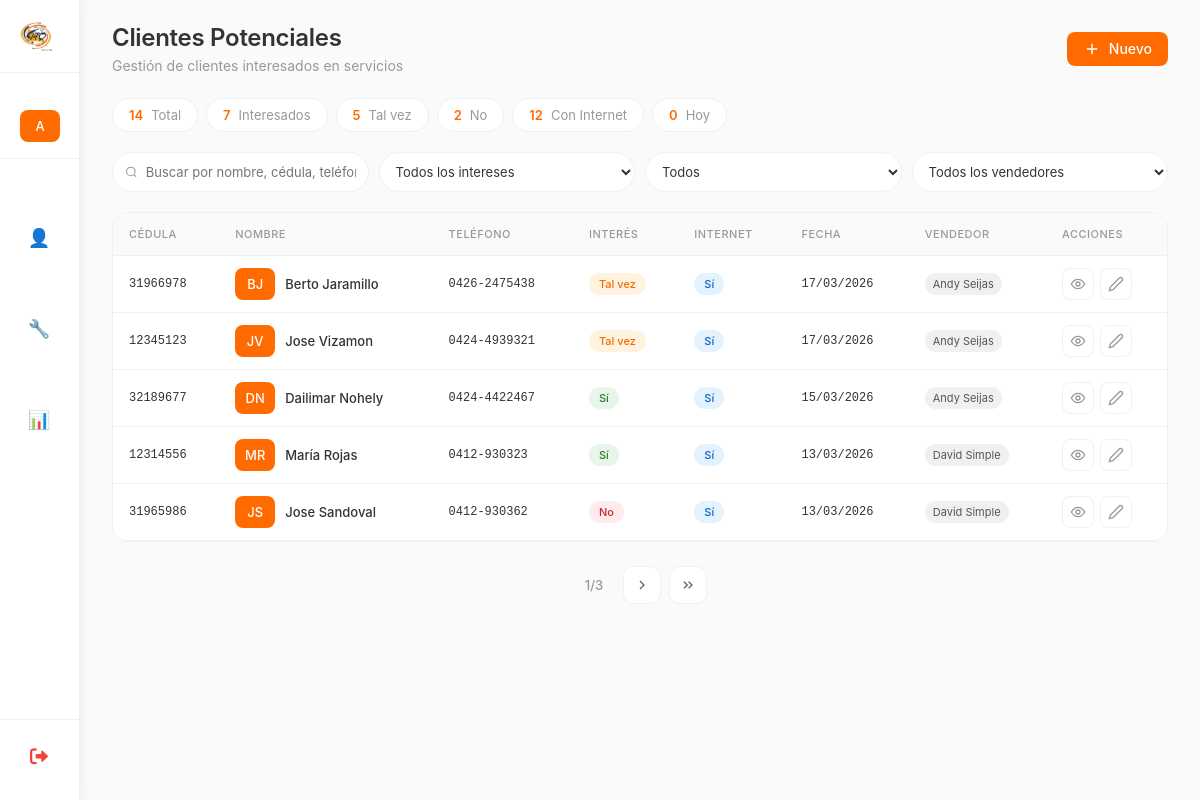
The page /lista_clientes/ (signed in) on the database as committed earlier.
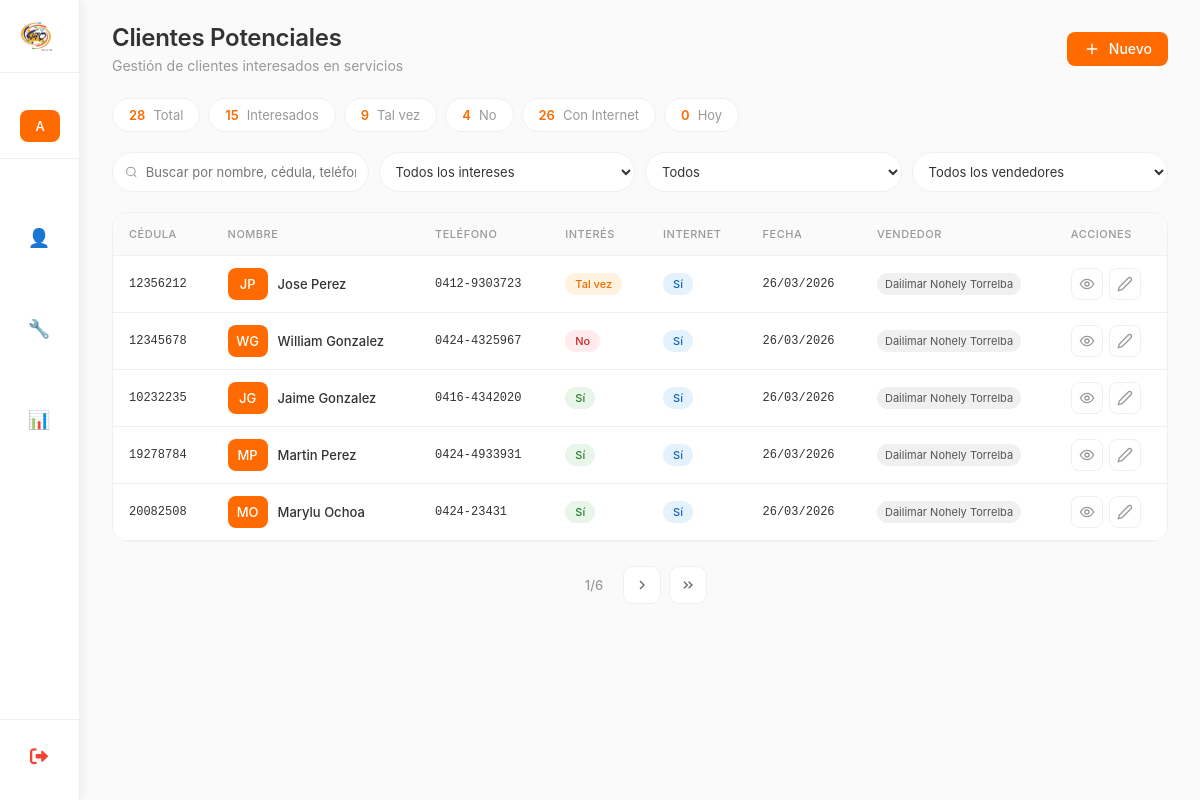
The same page on the database as committed later.
### myapp/models.py (models this page shows, shortened)
class ClientePotencial(models.Model):
    class InteresadoChoices(models.TextChoices):
        SI = 'SI', 'Sí'
        TAL_VEZ = 'TAL_VEZ', 'Tal vez'
        NO = 'NO', 'No'
    cedula = models.CharField(max_length=15,verbose_name="Cédula de Identidad",unique=True,  help_text="Ej: V-12345678, E-87654321",db_index=True)
    nombre = models.CharField(max_length=100,verbose_name="Nombre")
    apellido = models.CharField(max_length=100,verbose_name="Apellido")
    direccion = models.TextField(max_length=255,verbose_name="Dirección",blank=True,null=True)
    telefono = models.CharField(max_length=20, verbose_name="Teléfono",help_text="Ej: +58 412-1234567")
    posee_internet = models.BooleanField(default=False,verbose_name="¿Posee internet?", help_text="Marcar si ya tiene servicio de internet")
    interesado = models.CharField(max_length=10,choices=InteresadoChoices.choices,default=InteresadoChoices.TAL_VEZ,verbose_name="Nivel de interés")
    observacion = models.TextField(max_length=500,verbose_name="Observaciones",blank=True,null=True,help_text="Notas adicionales sobre el cliente")
    fecha_registro = models.DateField( default=datetime.date.today, verbose_name="Fecha de registro",help_text="Fecha en que se registró el cliente")
    creado_por = models.ForeignKey(User,on_delete=models.SET_NULL,  null=True,blank=True,related_name='clientes_potenciales_creados', verbose_name="Creado por",help_text="Usuario que registró este cliente")
    fecha_creacion = models.DateTimeField(auto_now_add=True,verbose_name="Fecha de creación en sistema")
    fecha_actualizacion = models.DateTimeField(auto_now=True,verbose_name="Última actualización")
    class Meta:
        verbose_name = "Cliente Potencial"
        verbose_name_plural = "Clientes Potenciales"
        ordering = ['-fecha_creacion']  # Ordenar por más recientes primero

### myapp/views_vendedores.py (the view, shortened to what this page needs)
# urls.py: path('lista_clientes/', lista_clientes, name='lista_clientes'),
@login_required
def lista_clientes(request):
    es_admin = request.user.is_superuser or request.user.groups.filter(name='Administrador').exists()
    clientes = ClientePotencial.objects.all().select_related('creado_por')
    if not es_admin:
        clientes = clientes.filter(creado_por=request.user)
    busqueda = request.GET.get('busqueda', '')
    interes = request.GET.get('interes', '')
    if interes:
        clientes = clientes.filter(interesado=interes)
    internet = request.GET.get('internet', '')
    if internet == 'si':
        clientes = clientes.filter(posee_internet=True)
    elif internet == 'no':
        clientes = clientes.filter(posee_internet=False)
    vendedor_filtro = request.GET.get('vendedor', '')
    if vendedor_filtro and es_admin:
        clientes = clientes.filter(creado_por__username=vendedor_filtro)
    fecha_desde = request.GET.get('fecha_desde', '')
    fecha_hasta = request.GET.get('fecha_hasta', '')
    if fecha_desde:
        clientes = clientes.filter(fecha_registro__gte=fecha_desde)
    if fecha_hasta:
        clientes = clientes.filter(fecha_registro__lte=fecha_hasta)
    total_clientes = clientes.count()
    interesados = clientes.filter(interesado='SI').count()
    tal_vez = clientes.filter(interesado='TAL_VEZ').count()
    no_interesados = clientes.filter(interesado='NO').count()
    con_internet = clientes.filter(posee_internet=True).count()
    sin_internet = clientes.filter(posee_internet=False).count()
    hoy = timezone.now().date()
    clientes_hoy = clientes.filter(fecha_registro=hoy).count()
    semana_pasada = hoy - timedelta(days=7)
    clientes_semana = clientes.filter(fecha_registro__gte=semana_pasada).count()
    vendedores = []
    if es_admin:
        vendedores = User.objects.all().order_by('username')
    paginator = Paginator(clientes, 5)
    page = request.GET.get('page')
    page_obj = paginator.get_page(page)
    context = {
        'page_obj': page_obj,
        'busqueda': busqueda,
        'interes_seleccionado': interes,
        'internet_seleccionado': internet,
        'vendedor_filtro': vendedor_filtro,
        'fecha_desde': fecha_desde,
        'fecha_hasta': fecha_hasta,
        'total_clientes': total_clientes,
        'interesados': interesados,
        'tal_vez': tal_vez,
        'no_interesados': no_interesados,
        'con_internet': con_internet,
        'sin_internet': sin_internet,
        'clientes_hoy': clientes_hoy,
        'clientes_semana': clientes_semana,
        'es_admin': es_admin,
        'vendedores': vendedores,  # ✅ Ahora son TODOS los usuarios
    }
    return render(request, 'Vendedores/lista_clientes.html', context)

### myapp/templates/Vendedores/lista_clientes.html (shortened to what the changed rows need)
{% extends 'Inicio_De_Sesion/base.html' %}
{% load static %}
{% block page_title %}Clientes Potenciales{% endblock %}
{% block content %}
<div class="stats-grid">
    <div class="stat-card">
        <span class="stat-value">{{ total_clientes }}</span>
        <span class="stat-label">Total</span>
    </div>
    <div class="stat-card">
        <span class="stat-value">{{ interesados }}</span>
        <span class="stat-label">Interesados</span>
    </div>
    <div class="stat-card">
        <span class="stat-value">{{ tal_vez }}</span>
        <span class="stat-label">Tal vez</span>
    </div>
    <div class="stat-card">
        <span class="stat-value">{{ no_interesados }}</span>
        <span class="stat-label">No</span>
    </div>
    <div class="stat-card">
        <span class="stat-value">{{ con_internet }}</span>
        <span class="stat-label">Con Internet</span>
    </div>
</div>
<div class="desktop-view">
    <div class="table-container">
        <table class="table">
            <thead>
                <tr>
                    <th>Cédula</th>
                    <th>Nombre</th>
                    <th>Teléfono</th>
                    <th>Interés</th>
                    <th>Internet</th>
                    <th>Fecha</th>
                    {% if es_admin %}
                    <th>Vendedor</th>
                    {% endif %}
                    <th>Acciones</th>
                </thead>
            <tbody>
                {% for cliente in page_obj %}
                 <tr>
                    <td class="cedula-cell">{{ cliente.cedula }}</td>
                    <td>
                        <div class="user-cell">
                            <span class="user-avatar">{{ cliente.nombre|first|upper }}{{ cliente.apellido|first|upper }}</span>
                            <div>
                                <div class="user-name">{{ cliente.nombre }} {{ cliente.apellido }}</div>
                            </div>
                        </div>
                    </td>
                    <td class="telefono-cell">{{ cliente.telefono }}</td>
                    <td>
                        <span class="badge {% if cliente.interesado == 'SI' %}badge-success{% elif cliente.interesado == 'TAL_VEZ' %}badge-warning{% else %}badge-danger{% endif %}">
                            {{ cliente.get_interesado_display }}
                        </span>
                    </td>
                    <td>
                        {% if cliente.posee_internet %}
                        <span class="badge badge-info">Sí</span>
                        {% else %}
                        <span class="badge badge-secondary">No</span>
                        {% endif %}
                    </td>
                    <td class="fecha-cell">{{ cliente.fecha_registro|date:"d/m/Y" }}</td>
                    {% if es_admin %}
                    <td>
                        <span class="vendedor-badge">
                            {{ cliente.creado_por.get_full_name|default:cliente.creado_por.username }}
                        </span>
                    </td>
                    {% endif %}
                    <td>
                        <div class="actions">
                            <button class="action-btn" onclick="verCliente({{ cliente.id }})" title="Ver detalles">
                                <svg width="16" height="16" viewBox="0 0 24 24" fill="none" stroke="currentColor" stroke-width="2">
                                    <circle cx="12" cy="12" r="3"/>
                                    <path d="M22 12c-2.667 4.667-6 7-10 7s-7.333-2.333-10-7c2.667-4.667 6-7 10-7s7.333 2.333 10 7z"/>
                                </svg>
                            </button>
                            {% if user.is_superuser or user.groups.all.0.name == 'Administrador' %}
                            <button class="action-btn" onclick="editarCliente({{ cliente.id }})" title="Editar cliente">
                                <svg width="16" height="16" viewBox="0 0 24 24" fill="none" stroke="currentColor" stroke-width="2">
                                    <path d="M17 3a2.828 2.828 0 1 1 4 4L7.5 20.5 2 22l1.5-5.5L17 3z"/>
                                </svg>
                            </button>
                            {% endif %}
                        </div>
                    </td>
                </tr>
                {% empty %}
                <tr>
                    <td colspan="{% if es_admin %}8{% else %}7{% endif %}" class="empty">No hay clientes registrados</td>
                </tr>
                {% endfor %}
            </tbody>
        </table>
    </div>
</div>
{% if page_obj.has_other_pages %}
<div class="pagination">
    <span class="page-info">{{ page_obj.number }}/{{ page_obj.paginator.num_pages }}</span>
    {% if page_obj.has_next %}
    <a href="?page={{ page_obj.next_page_number }}" class="page-link">
        <svg width="16" height="16" viewBox="0 0 24 24" fill="none" stroke="currentColor" stroke-width="2">
            <path d="M9 18l6-6-6-6"/>
        </svg>
    </a>
    <a href="?page={{ page_obj.paginator.num_pages }}" class="page-link">
        <svg width="16" height="16" viewBox="0 0 24 24" fill="none" stroke="currentColor" stroke-width="2">
            <path d="M13 17l5-5-5-5M6 17l5-5-5-5"/>
        </svg>
    </a>
    {% endif %}
</div>
{% endif %}
{% endblock %}

Rows that differ between the two databases and show on the page:
no longer on this page (row unchanged): ClientePotencial: cedula "31966978", nombre|first "B", apellido|first "J", nombre "Berto", apellido "Jaramillo", telefono "0426-2475438", interesado "Tal vez", posee_internet "Sí", fecha_registro "17/03/2026", creado_por.get_full_name "Andy Seijas"
no longer on this page (row unchanged): ClientePotencial: cedula "12345123", nombre|first "J", apellido|first "V", nombre "Jose", apellido "Vizamon", telefono "0424-4939321", interesado "Tal vez", posee_internet "Sí", fecha_registro "17/03/2026", creado_por.get_full_name "Andy Seijas"
no longer on this page (row unchanged): ClientePotencial: cedula "32189677", nombre|first "D", apellido|first "N", nombre "Dailimar", apellido "Nohely", telefono "0424-4422467", interesado "Sí", posee_internet "Sí", fecha_registro "15/03/2026", creado_por.get_full_name "Andy Seijas"
no longer on this page (row unchanged): ClientePotencial: cedula "12314556", nombre|first "M", apellido|first "R", nombre "María", apellido "Rojas", telefono "0412-930323", interesado "Sí", posee_internet "Sí", fecha_registro "13/03/2026", creado_por.get_full_name "David Simple"
no longer on this page (row unchanged): ClientePotencial: cedula "31965986", nombre|first "J", apellido|first "S", nombre "Jose", apellido "Sandoval", telefono "0412-930362", interesado "No", posee_internet "Sí", fecha_registro "13/03/2026", creado_por.get_full_name "David Simple"
added ClientePotencial: cedula "12356212", nombre|first "J", apellido|first "P", nombre "Jose", apellido "Perez", telefono "0412-9303723", interesado "Tal vez", posee_internet "Sí", fecha_registro "26/03/2026", creado_por.get_full_name "Dailimar Nohely Torrelba"
added ClientePotencial: cedula "12345678", nombre|first "W", apellido|first "G", nombre "William", apellido "Gonzalez", telefono "0424-4325967", interesado "No", posee_internet "Sí", fecha_registro "26/03/2026", creado_por.get_full_name "Dailimar Nohely Torrelba"
added ClientePotencial: cedula "10232235", nombre|first "J", apellido|first "G", nombre "Jaime", apellido "Gonzalez", telefono "0416-4342020", interesado "Sí", posee_internet "Sí", fecha_registro "26/03/2026", creado_por.get_full_name "Dailimar Nohely Torrelba"
added ClientePotencial: cedula "19278784", nombre|first "M", apellido|first "P", nombre "Martin", apellido "Perez", telefono "0424-4933931", interesado "Sí", posee_internet "Sí", fecha_registro "26/03/2026", creado_por.get_full_name "Dailimar Nohely Torrelba"
added ClientePotencial: cedula "20082508", nombre|first "M", apellido|first "O", nombre "Marylu", apellido "Ochoa", telefono "0424-23431", interesado "Sí", posee_internet "Sí", fecha_registro "26/03/2026", creado_por.get_full_name "Dailimar Nohely Torrelba"
Other text that changed with them:
{{ total_clientes }}: "14" → "28"
{{ interesados }}: "7" → "15"
{{ tal_vez }}: "5" → "9"
{{ no_interesados }}: "2" → "4"
{{ con_internet }}: "12" → "26"
{{ page_obj.paginator.num_pages }}: "3" → "6"
